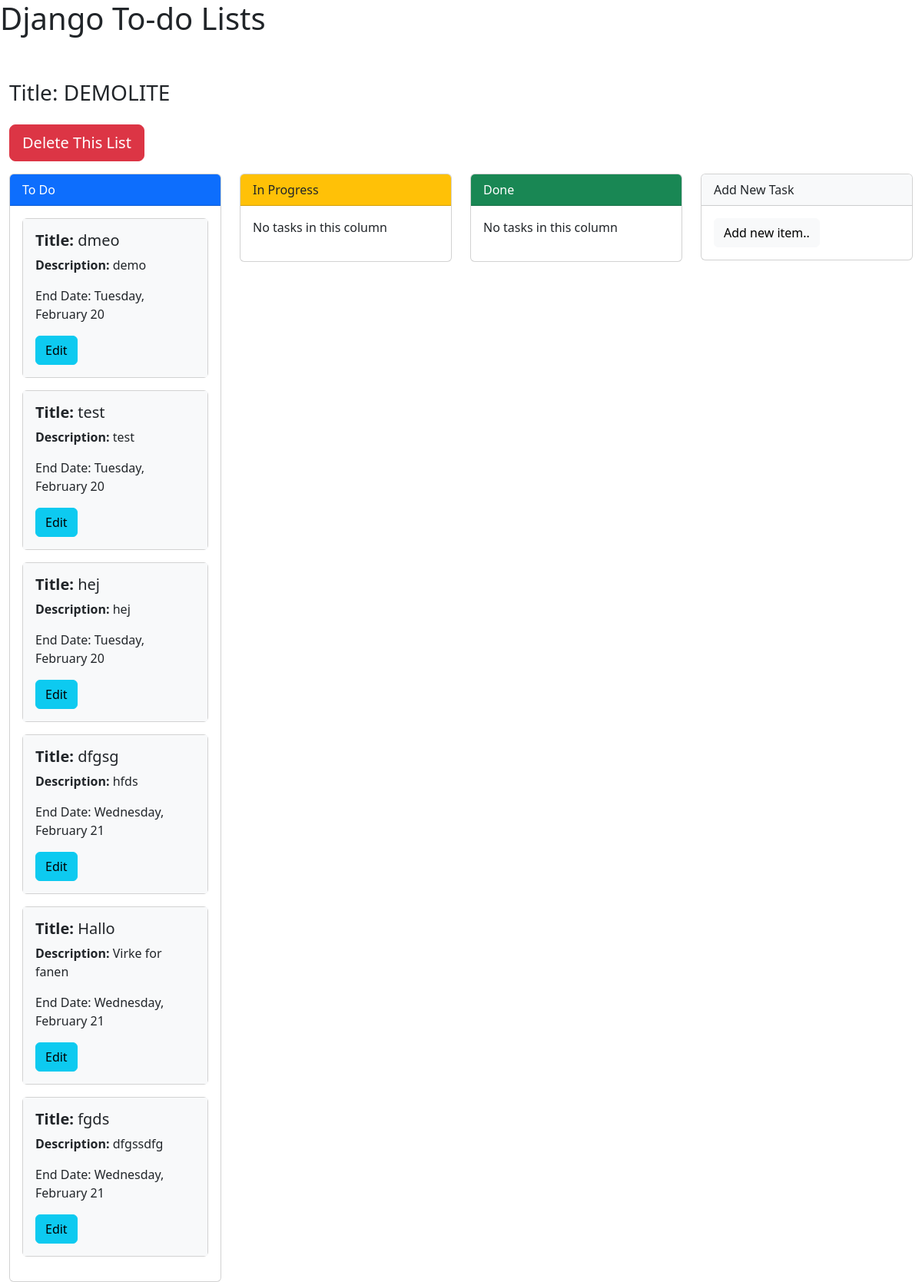
Page /list/16/ on the committed database.
### todo_app/models.py (models this page shows, shortened)
class ToDoList(models.Model):
    title = models.CharField(max_length=100, unique=True)

class ToDoItem(models.Model):
    title = models.CharField(max_length=100)
    description = models.TextField(null=True, blank=True)
    created_date = models.DateTimeField(auto_now_add=True)
    due_date = models.DateTimeField(default=one_week_hence)
    todo_list = models.ForeignKey(ToDoList, on_delete=models.CASCADE)
    STATUS_CHOICES = [
        ("ToDo", "To Do"),
        ("InProgress", "In Progress"),
        ("Done", "Done"),
    ]
    status = models.CharField(max_length=20, choices=STATUS_CHOICES, default="ToDo")
    class Meta:
        ordering = ["due_date"]

### todo_app/views.py (the view)
# urls.py: path("list/<int:list_id>/", views.ItemListView.as_view(), name="list"),
class ItemListView(ListView):
    model = ToDoItem
    template_name = "todo_app/todo_list.html"
    context_object_name = "todo_list"
    def get_queryset(self):
        return ToDoItem.objects.filter(todo_list_id=self.kwargs["list_id"])
    def get_context_data(self, **kwargs):
        context = super().get_context_data(**kwargs)
        context["todo_list"] = ToDoList.objects.get(id=self.kwargs["list_id"])
        context["todos_todo"] = ToDoItem.objects.filter(
            todo_list_id=self.kwargs["list_id"], status="To Do"
        )
        context["todos_in_progress"] = ToDoItem.objects.filter(
            todo_list_id=self.kwargs["list_id"], status="In Progress"
        )
        context["todos_done"] = ToDoItem.objects.filter(
            todo_list_id=self.kwargs["list_id"], status="Done"
        )
        return context

### todo_app/templates/todo_app/todo_list.html
{% extends "base.html" %}
{% load static %}
{% block content %}
<div class="row">
    <h3 class="col-md-12">Title: {{ todo_list.title | upper }}</h3>
    <div class="row mt-3 mb-3">
        <div class="col-md-12">
            <button type="button" class="btn btn-danger btn-lg"
                onclick="location.href=`{% url 'list-delete' todo_list.id %}`">Delete This List</button>
        </div>
    </div>
    <div class="col-md">
        <div class="card">
            <div class="card-header bg-primary text-white">
                To Do
            </div>
            <div class="card-body">
                {% for todo in object_list %}
                <div class="card mb-3">
                    <div class="card-body bg-light">
                        <h5 class="card-title"><b>Title:</b> {{ todo.title }}</h5>
                        <p class="card-text"><b>Description:</b> {{ todo.description }}</p>
                        <p class="card-text">End Date: {{ todo.due_date | date:"l, F j" }}</p>
                        <a href="{% url 'item-update' todo_list.id todo.id %}" class="btn btn-info">Edit</a>
                    </div>
                </div>
                {% empty %}
                <p>There are no to-do items in this list.</p>
                {% endfor %}
            </div>
        </div>
    </div>
    <div class="col-md droppable">
        <div class="card">
            <div class="card-header bg-warning">
                In Progress
            </div>
            <div class="card-body">
                {% if todos_in_progress %}
                {% for todo in todos_in_progress %}
                <div class="card mb-2">
                    <div class="card-body bg-primary">
                        <h5 class="card-title">{{ todo.title }}</h5>
                        <p class="card-text">{{ todo.description }}</p>
                        <p class="card-text">End Date: {{ todo.due_date | date:"l, F j" }}</p>
                        <a href="{% url 'item-update' todo_list.id todo.id %}" class="btn btn-info">Edit</a>
                    </div>
                </div>
                {% empty %}
                <p>No tasks in this column</p>
                {% endfor %}
                {% else %}
                <p>No tasks in this column</p>
                {% endif %}
            </div>
        </div>
    </div>
    <div class="col-md droppable">
        <div class="card">
            <div class="card-header bg-success text-white">
                Done
            </div>
            <div class="card-body">
                {% for todo in todos_done %}
                <div class="card mb-2 droppable">
                    <div class="card-body">
                        <h5 class="card-title">{{ todo.title }}</h5>
                        <p class="card-text">{{ todo.description }}</p>
                        <p class="card-text">End Date: {{ todo.due_date | date:"l, F j" }}</p>
                        <a href="{% url 'item-update' todo_list.id todo.id %}" class="btn btn-outline-info">Edit</a>
                    </div>
                </div>
                {% empty %}
                <p>No tasks in this column</p>
                {% endfor %}
            </div>
        </div>
    </div>
    <div class="col-md">
        <div class="card">
            <div class="card-header bg-light">
                Add New Task
            </div>
            <div class="card-body">
                <button type="button" class="btn btn-light "
                    onclick="location.href=`{% url 'item-add' todo_list.id %}`">Add new item..</button>
            </div>
        </div>
    </div>
</div>
{% endblock %}

### todo_app/templates/base.html (shortened to what this page needs)
<!DOCTYPE html>
<html lang="en">
{% load static %}
{% load bootstrap5 %}
<head>
  {% bootstrap_css %}
  <link rel="stylesheet" href="{% static 'css/app.css' %}">
</head>
<body>
  <header>
    <h1 onclick="location.href=`{% url 'index' %}`"> Django To-do Lists </h1>
    <br>
    <br>
  </header>
  <div class="container-fluid">
    {% block content %}
    {% endblock %}
  </div>
</body>
</html>

### rows in the picture
ToDoList: title "DEMOLITE"
ToDoItem: title "dmeo", description "demo", due_date "Tuesday, February 20"
ToDoItem: title "test", description "test", due_date "Tuesday, February 20"
ToDoItem: title "hej", description "hej", due_date "Tuesday, February 20"
ToDoItem: title "dfgsg", description "hfds", due_date "Wednesday, February 21"
ToDoItem: title "Hallo", description "Virke for fanen", due_date "Wednesday, February 21"
ToDoItem: title "fgds", description "dfgssdfg", due_date "Wednesday, February 21"
